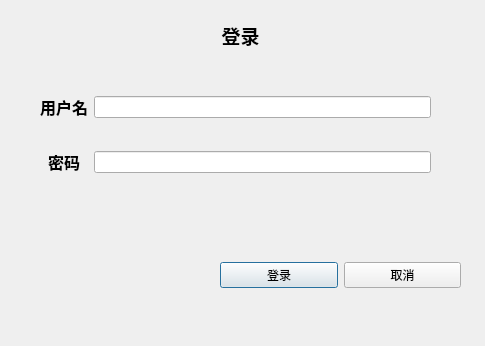
<?xml version="1.0" encoding="UTF-8"?>
<ui version="4.0">
 <class>loginWindow</class>
 <widget class="QDialog" name="loginWindow">
  <property name="geometry">
   <rect>
    <x>0</x>
    <y>0</y>
    <width>485</width>
    <height>346</height>
   </rect>
  </property>
  <property name="windowTitle">
   <string>Dialog</string>
  </property>
  <widget class="QLabel" name="label">
   <property name="geometry">
    <rect>
     <x>200</x>
     <y>20</y>
     <width>81</width>
     <height>31</height>
    </rect>
   </property>
   <property name="text">
    <string>&lt;html&gt;&lt;head/&gt;&lt;body&gt;&lt;p align=&quot;center&quot;&gt;&lt;span style=&quot; font-size:14pt; font-weight:600;&quot;&gt;登录&lt;/span&gt;&lt;/p&gt;&lt;/body&gt;&lt;/html&gt;</string>
   </property>
  </widget>
  <widget class="QWidget" name="layoutWidget">
   <property name="geometry">
    <rect>
     <x>220</x>
     <y>240</y>
     <width>241</width>
     <height>71</height>
    </rect>
   </property>
   <layout class="QHBoxLayout" name="horizontalLayout">
    <item>
     <widget class="QPushButton" name="pushButtonLogin">
      <property name="text">
       <string>登录</string>
      </property>
     </widget>
    </item>
    <item>
     <widget class="QPushButton" name="pushButtonCancel">
      <property name="text">
       <string>取消</string>
      </property>
     </widget>
    </item>
   </layout>
  </widget>
  <widget class="QWidget" name="">
   <property name="geometry">
    <rect>
     <x>40</x>
     <y>70</y>
     <width>391</width>
     <height>131</height>
    </rect>
   </property>
   <layout class="QGridLayout" name="gridLayout">
    <item row="0" column="0">
     <widget class="QLabel" name="label_2">
      <property name="text">
       <string>&lt;html&gt;&lt;head/&gt;&lt;body&gt;&lt;p align=&quot;center&quot;&gt;&lt;span style=&quot; font-size:12pt; font-weight:600;&quot;&gt;用户名&lt;/span&gt;&lt;/p&gt;&lt;/body&gt;&lt;/html&gt;</string>
      </property>
     </widget>
    </item>
    <item row="0" column="1">
     <widget class="QLineEdit" name="lineEditUserName"/>
    </item>
    <item row="1" column="0">
     <widget class="QLabel" name="label_3">
      <property name="text">
       <string>&lt;html&gt;&lt;head/&gt;&lt;body&gt;&lt;p align=&quot;center&quot;&gt;&lt;span style=&quot; font-size:12pt; font-weight:600;&quot;&gt;密码&lt;/span&gt;&lt;/p&gt;&lt;/body&gt;&lt;/html&gt;</string>
      </property>
     </widget>
    </item>
    <item row="1" column="1">
     <widget class="QLineEdit" name="lineEditPassWord">
      <property name="echoMode">
       <enum>QLineEdit::Password</enum>
      </property>
     </widget>
    </item>
   </layout>
  </widget>
 </widget>
 <resources/>
 <connections/>
</ui>
